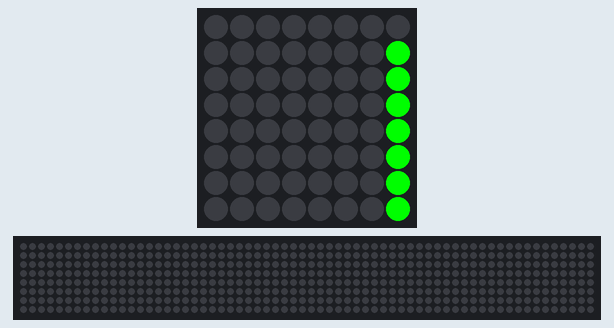
Bench run of a program on a simulated Raspberry Pi (BCM pin numbers) with a Sense HAT. Parts: the Sense HAT's 8×8 RGB LED matrix, a strip that is not on the board, showing the scrolling text unrolled. The 64×8 strip is a reading aid, not a part: it shows the text the matrix is scrolling, unrolled, one strip-width of it at a time; what the program prints to the terminal is not drawn. At 5.7 s the program stops and its outputs stay as they are.

Above: at 0.11 s.
At 0.67 s:
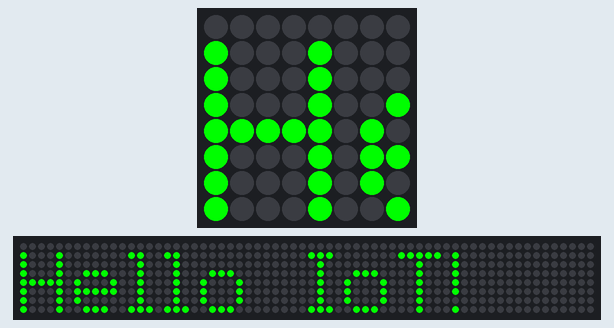
At 1.24 s:
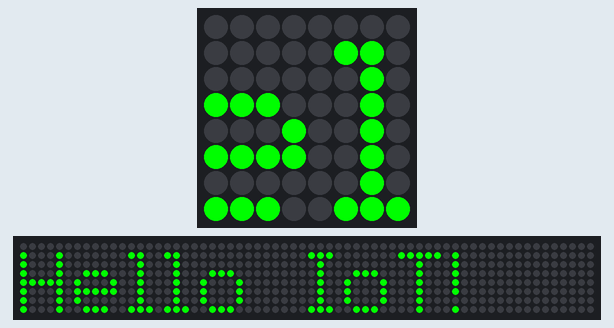
At 2.37 s:
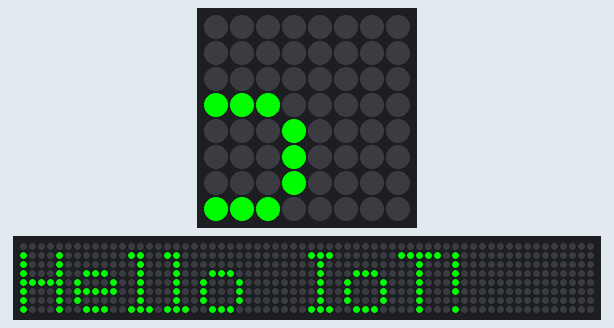
At 3.5 s:
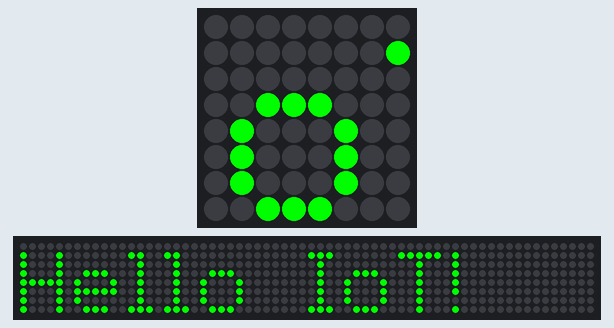
At 4.63 s:
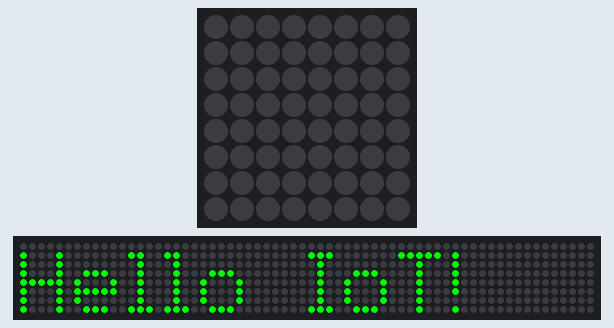

The program:

sensehat_display.py
```python
from sense_emu import SenseHat
import time

sense = SenseHat()

# Hiển thị text chạy ngang
sense.show_message('Hello IoT!', text_colour=[0, 255, 0], scroll_speed=0.08)
time.sleep(1)
sense.clear()
print('Text hiển thị xong.')
```
